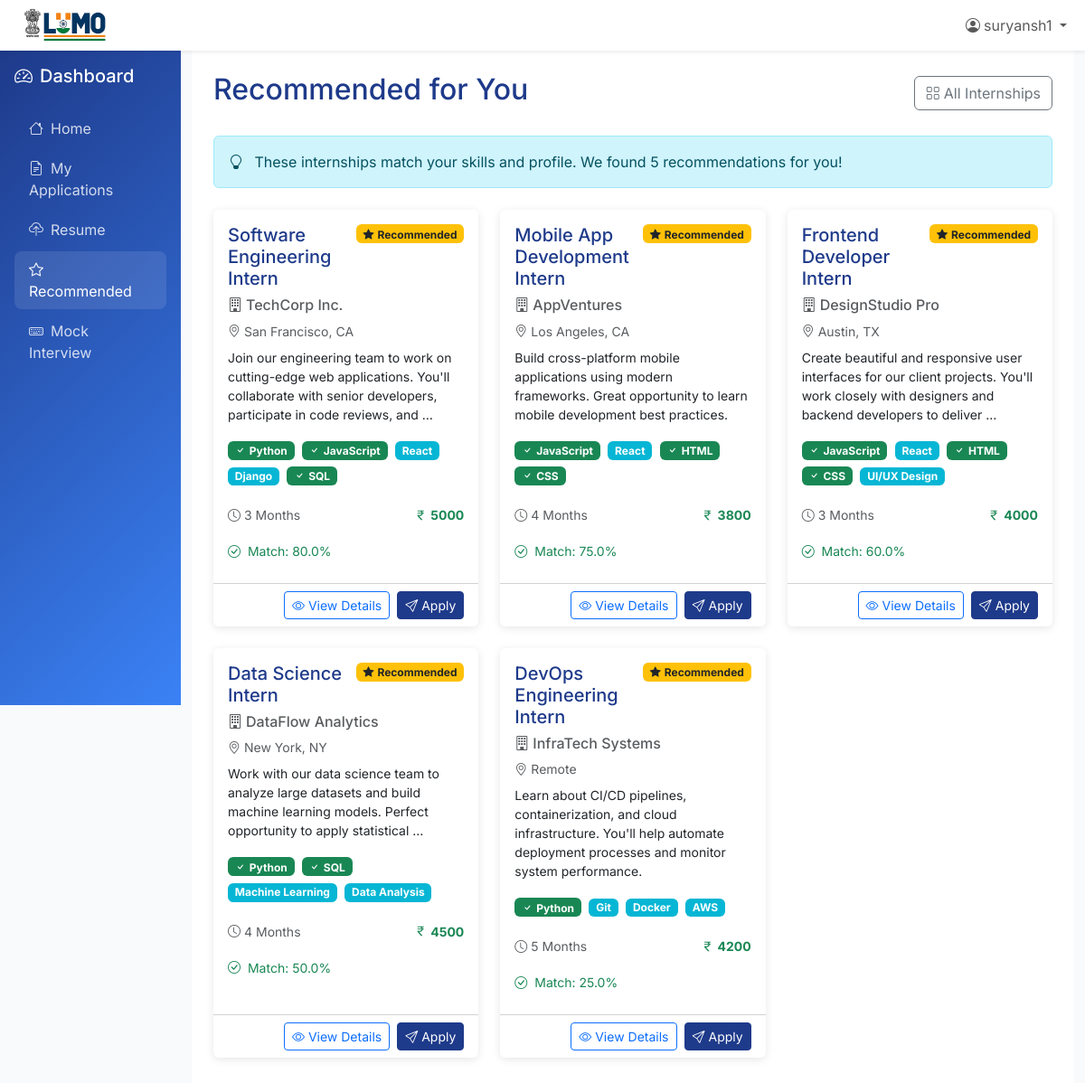
The app's page /dashboard/recommended/ (signed in) with its own data.
### dashboard/models.py (models this page shows, shortened)
class Internship(models.Model):
    title = models.CharField(max_length=255)
    company = models.CharField(max_length=255)
    description = models.TextField()
    location = models.CharField(max_length=150)
    stipend = models.DecimalField(max_digits=10, decimal_places=2, null=True, blank=True)
    duration = models.CharField(max_length=100, help_text="e.g., '3 Months', '6 Weeks'")
    required_skills = models.ManyToManyField(Skill, related_name='internships')
    posted_date = models.DateTimeField(auto_now_add=True)

### accounts/models.py (models this page shows, shortened)
class Skill(models.Model):
    name = models.CharField(max_length=100, unique=True)

### dashboard/views.py (the view)
# urls.py: path("recommended/", views.recommended_internships, name="recommended_internships"),
@login_required
def recommended_internships(request):
    student_profile, created = Student.objects.get_or_create(user=request.user)
    recommended = get_recommended_internships(student_profile)
    return render(request, 'dashboard/recommended_internships.html', {
        'internships': recommended,
        'student': student_profile
    })

### templates/dashboard/recommended_internships.html (shortened to what this page needs)
{% extends 'dashboard/base.html' %}
{% block dashboard_content %}
<div class="d-flex justify-content-between align-items-center mb-4">
    <h1 class="h2 text-lumo">Recommended for You</h1>
    <a href="{% url 'dashboard' %}" class="btn btn-outline-secondary">
        <i class="bi bi-grid me-1"></i>All Internships
    </a>
</div>
{% if internships %}
<div class="alert alert-info mb-4">
    <i class="bi bi-lightbulb me-2"></i>
    These internships match your skills and profile. We found {{ internships|length }} recommendation{{ internships|length|pluralize }} for you!
</div>
<div class="row">
    {% for recommendation in internships %}  <div class="col-lg-4 col-md-6 mb-4">
        <div class="card h-100 border-warning">
            <div class="card-body">
                <div class="d-flex justify-content-between align-items-start mb-2">
                    <h5 class="card-title text-lumo mb-1">{{ recommendation.internship.title }}</h5>
                    <span class="badge bg-warning text-dark">
                        <i class="bi bi-star-fill me-1"></i>Recommended
                    </span>
                </div>
                <h6 class="card-subtitle mb-2 text-muted">
                    <i class="bi bi-building me-1"></i>{{ recommendation.internship.company }}
                </h6>
                <p class="text-muted small mb-2">
                    <i class="bi bi-geo-alt me-1"></i>{{ recommendation.internship.location }}
                </p>
                <p class="card-text small">{{ recommendation.internship.description|truncatewords:20 }}</p>
                <div class="mb-3">
                    {% for skill in recommendation.internship.required_skills.all %}
                        {% if skill in student.skills.all %}
                            <span class="badge bg-success me-1 mb-1">
                                <i class="bi bi-check me-1"></i>{{ skill.name }}
                            </span>
                        {% else %}
                            <span class="badge badge-skill me-1 mb-1">{{ skill.name }}</span>
                        {% endif %}
                    {% endfor %}
                </div>
                <div class="row text-sm mb-3">
                    <div class="col-6">
                        <small class="text-muted">
                            <i class="bi bi-clock me-1"></i>{{ recommendation.internship.duration }}
                        </small>
                    </div>
                    {% if recommendation.internship.stipend %}
                    <div class="col-6 text-end">
                        <small class="text-success fw-bold">
                            <i class="bi bi-currency-rupee me-1"></i>{{ recommendation.internship.stipend|floatformat:0 }}
                        </small>
                    </div>
                    {% endif %}
                </div>
                <div class="mb-2">
                    <small class="text-success">
                        <i class="bi bi-check-circle me-1"></i>
                        Match: {{ recommendation.match_percentage }}%
                    </small>
                </div>
            </div>
            <div class="card-footer bg-transparent">
                <div class="d-grid gap-2 d-md-flex justify-content-md-end">
                    <a href="{% url 'internship_detail' recommendation.internship.id %}" class="btn btn-outline-primary btn-sm">
                        <i class="bi bi-eye me-1"></i>View Details
                    </a>
                    <a href="{% url 'apply_internship' recommendation.internship.id %}" class="btn btn-lumo btn-sm">
                        <i class="bi bi-send me-1"></i>Apply
                    </a>
                </div>
            </div>
        </div>
    </div>
    {% endfor %}
</div>
{% else %}
<div class="alert alert-warning mb-4">
    <i class="bi bi-exclamation-triangle me-2"></i>
    No internship recommendations found based on your profile.
</div>
{% endif %}
{% endblock %}

### templates/base.html (shortened to what this page needs)
{% load static %}
<!DOCTYPE html>
<html lang="en">
<head>
    <link href="https://cdn.jsdelivr.net/npm/bootstrap@5.3.0/dist/css/bootstrap.min.css" rel="stylesheet">
    <link href="https://cdn.jsdelivr.net/npm/bootstrap-icons@1.10.0/font/bootstrap-icons.css" rel="stylesheet">
</head>
<body>
    <nav class="navbar navbar-expand-lg navbar-light bg-white shadow-sm">
        <div class="container-fluid">
            <a href="/" class="logo">
    <img src="{% static 'logo1.png' %}" alt="LUMO" class="img-fluid" style="height:40px; width:auto;" />
</a>
            <div class="collapse navbar-collapse" id="navbarNav">
                <ul class="navbar-nav ms-auto">
                    {% if user.is_authenticated %}
                        <li class="nav-item dropdown">
                            <a class="nav-link dropdown-toggle" href="#" id="navbarDropdown" role="button" data-bs-toggle="dropdown">
                                <i class="bi bi-person-circle me-1"></i>{{ user.username }}
                            </a>
                        </li>
                    {% endif %}
                </ul>
            </div>
        </div>
    </nav>
    {% block content %}{% endblock %}
</body>
</html>

### templates/base.html (style rules this page uses)
:root { --lumo-primary: #1e3a8a; --lumo-secondary: #3b82f6; --lumo-accent: #06b6d4; --lumo-dark: #1f2937; --lumo-light: #f8fafc; }
body { font-family: 'Inter', sans-serif; background-color: var(--lumo-light); }
.btn-lumo { background-color: var(--lumo-primary); border-color: var(--lumo-primary); color: white; }
.text-lumo { color: var(--lumo-primary); }
.card { border: none; box-shadow: 0 2px 10px rgba(0, 0, 0, 0.1); transition: transform 0.2s ease, box-shadow 0.2s ease; }
.badge-skill { background-color: var(--lumo-accent); color: white; }

### records on screen
Internship: internship "Software Engineering Intern", internship.company "TechCorp Inc.", internship.location "San Francisco, CA", internship.description "Join our engineering team to work on cutting-edge web applications. You'll collaborate with senior developers, participate in code reviews, and …", internship.duration "3 Months", internship.stipend "5000", match_percentage "80.0"
Skill: name "Python"
Skill: name "JavaScript"
Skill: name "React"
Skill: name "Django"
Skill: name "SQL"
Internship: internship "Mobile App Development Intern", internship.company "AppVentures", internship.location "Los Angeles, CA", internship.description "Build cross-platform mobile applications using modern frameworks. Great opportunity to learn mobile development best practices.", internship.duration "4 Months", internship.stipend "3800", match_percentage "75.0"
Skill: name "HTML"
Skill: name "CSS"
Internship: internship "Frontend Developer Intern", internship.company "DesignStudio Pro", internship.location "Austin, TX", internship.description "Create beautiful and responsive user interfaces for our client projects. You'll work closely with designers and backend developers to deliver …", internship.duration "3 Months", internship.stipend "4000", match_percentage "60.0"
Skill: name "UI/UX Design"
Internship: internship "Data Science Intern", internship.company "DataFlow Analytics", internship.location "New York, NY", internship.description "Work with our data science team to analyze large datasets and build machine learning models. Perfect opportunity to apply statistical …", internship.duration "4 Months", internship.stipend "4500", match_percentage "50.0"
Skill: name "Machine Learning"
Skill: name "Data Analysis"
Internship: internship "DevOps Engineering Intern", internship.company "InfraTech Systems", internship.location "Remote", internship.description "Learn about CI/CD pipelines, containerization, and cloud infrastructure. You'll help automate deployment processes and monitor system performance.", internship.duration "5 Months", internship.stipend "4200", match_percentage "25.0"
Skill: name "Git"
Skill: name "Docker"
Skill: name "AWS"

### other values on screen
{{ user.username }} "suryansh1"
{{ internships|length }} "5"
